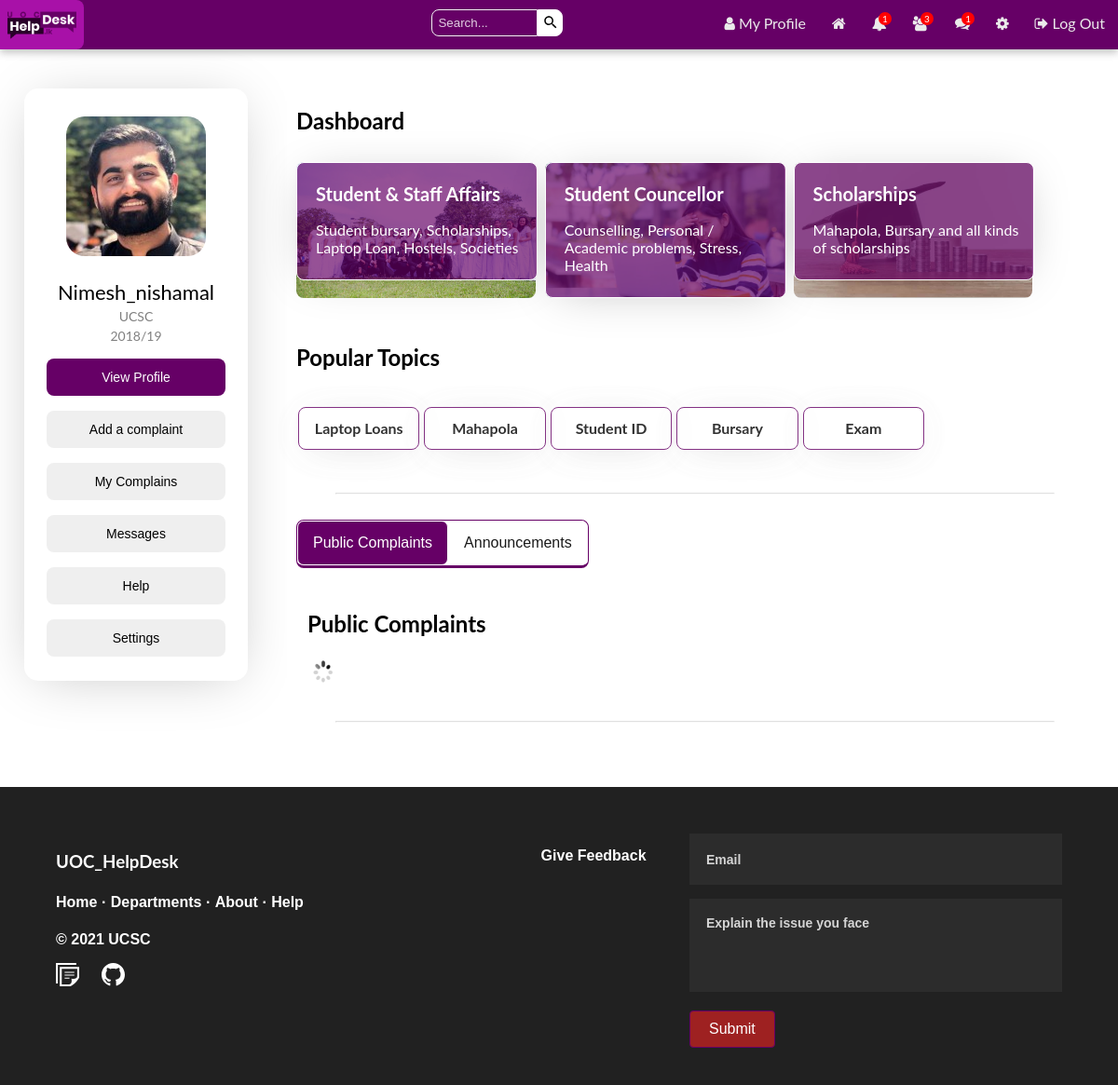
Page /app/views/studentDash.php (signed in) on the committed database.
### tables this page shows
CREATE TABLE IF NOT EXISTS `user` (
  `id` int(11) NOT NULL AUTO_INCREMENT,
  `name` varchar(255) NOT NULL,
  `email` varchar(255) NOT NULL,
  `password` varchar(255) NOT NULL,
  `created_by` datetime NOT NULL DEFAULT CURRENT_TIMESTAMP,
  `profile_pic` varchar(255) DEFAULT NULL,
  `num_posts` int(11) DEFAULT NULL,
  `num_likes` int(255) DEFAULT NULL,
  `user_closed` varchar(3) DEFAULT NULL,
  `friend_array` text,
  `user_roll` varchar(10) NOT NULL DEFAULT 'user',
  `teleNumber` int(10) DEFAULT NULL,
  `address` varchar(500) NOT NULL,
  PRIMARY KEY (`id`)
);

### app/controllers/Notification.php (called while the page is built, shortened)
<?php
class Notification{
    private $con;
    private $user_obj;
    public function __construct($con,$user)
    {
        $this->con = $con;
        $this->user_obj = new User($con,$user);
    }
    public function getUnreadNumber() {
		$userLoggedIn = $this->user_obj->getUsername();
		$query = mysqli_query($this->con, "SELECT * FROM notifications WHERE viewed='no' AND user_to='$userLoggedIn'");
		return mysqli_num_rows($query);
	}
}
?>

### app/controllers/User.php (called while the page is built, shortened)
<?php
class User{
    private $con;
    private $user;
    public function __construct($con,$user)
    {
        $this->con = $con;
        $user_details_query = mysqli_query($con,"SELECT * FROM user WHERE name='$user'");
        $this->user = mysqli_fetch_array($user_details_query);
    }
    public function getUserName(){
        return $this->user['name'];
    }
    public function getUserEmail(){
        return $this->user['email'];
    }
    public function getNumberOfFriendRequests() {
		$username = $this->user['name'];
		$query = mysqli_query($this->con, "SELECT * FROM friend_requests WHERE user_to='$username'");
		return mysqli_num_rows($query);
	}
    public function getFaculty(){
        $userFacultyIs = $this->getUserEmail();
        $userFacultyIs = explode( '@', $userFacultyIs );
        $userFaculty = array_pop($userFacultyIs);
        if($userFaculty=='stu.fos.cmb.ac.lk') {
            $userFaculty = 'FOS';
        }
        elseif($userFaculty=='stu.foa.cmb.ac.lk') {
            $userFaculty = 'FOA';
        }
        elseif($userFaculty=='stu.ucsc.cmb.ac.lk') {
            $userFaculty = 'UCSC';
        }
        elseif($userFaculty=='stu.fmf.cmb.ac.lk') {
            $userFaculty = 'FMF';
        }
        elseif($userFaculty=='stu.science.cmb.ac.lk') {
            $userFaculty = 'SCIENCE';
        }
        elseif($userFaculty=='stu.stat.cmb.ac.lk') {
            $userFaculty = 'STAT';
        }
        elseif($userFaculty=='stu.ssp.cmb.ac.lk') {
            $userFaculty = 'SSP';
        }
        else{
            $userFaculty = "No Faculty";
        }
        return $userFaculty;
    }
}
?>

### app/controllers/Message.php (called while the page is built, shortened)
<?php
class Message{
    private $con;
    private $user_obj;
    public function __construct($con,$user)
    {
        $this->con = $con;
        $this->user_obj = new User($con,$user);
    }
    public function getUnreadNumber() {
		$userLoggedIn = $this->user_obj->getUsername();
		$query = mysqli_query($this->con, "SELECT * FROM messages WHERE viewed='no' AND user_to='$userLoggedIn'");
		return mysqli_num_rows($query);
	}
}
?>

### app/helpers/headerIn.php (the view, shortened to what this page needs)
<?php
    require '../modules/connect.php';
    require '../controllers/User.php';
    require '../controllers/Message.php';
    require '../controllers/Notification.php';
    include '../controllers/login.php';
    require '../views/complain.php';
    if(isset($_SESSION['name'])){
        $userLoggedIn = $_SESSION['name'];
    }
    else{
        header("Location:../views/register.php");
    }
?>
<!DOCTYPE html>
    <head>
        <link rel="stylesheet" href="https://cdnjs.cloudflare.com/ajax/libs/font-awesome/4.7.0/css/font-awesome.min.css">
        <link rel="stylesheet" type="text/css" href="../../public/css/temp.css">
        <link rel="stylesheet" href="../../public/css/style.css">
    </head>
    <body>
    <?php
        $messages = new Message($con, $userLoggedIn);
        $num_messages = $messages->getUnreadNumber();
        $notifications = new Notification($con, $userLoggedIn);
        $num_notifications = $notifications->getUnreadNumber();
        $user_obj = new User($con, $userLoggedIn);
        $num_requests = $user_obj->getNumberOfFriendRequests();
	?>
    <div class="navbar" id="navbar" style="padding:0">
        <a href="../views/studentDash.php" class="link" style="float:left; padding:0; position:inline">
            <img src="../../public/img/logo/landscape.png" style="width:90px; height:50px">
        </a>
            <a href="../views/logout.php" class="nav-label"><i class="fa fa-sign-out" aria-hidden="true"></i> Log Out </a>
            <a href="../views/settings.php" class="nav-label"><i class="fa fa-cog" aria-hidden="true"></i><span class="nav-label">&nbsp Settings</span></a>
            <a href="javascript:void(0);" onclick="getDropdownData('<?php echo $userLoggedIn; ?>', 'message')" class="nav-label">
            <i class="fa fa-comments" aria-hidden="true"></i>
            <?php
                    if($num_messages > 0)
                    echo '<div class="badge" id="unread_messages">' . $num_messages . '</div>';
                ?>
            </a>
            <a href="../views/requests.php" class="nav-label">
                <i class="fa fa-users" aria-hidden="true"></i>
                <?php
                    if($num_requests > 0)
                    echo '<div class="badge" id="unread_requests">' . $num_requests . '</div>';
                ?>
            </a>
            <a href="javascript:void(0);" onclick="getDropdownData('<?php echo $userLoggedIn; ?>', 'notification')" class="nav-label">
                <i class="fa fa-bell" aria-hidden="true"></i>
                <?php
                    if($num_notifications > 0)
                        echo '<div span class="badge" id="unread_notification">' . $num_notifications . '</div>';
                ?>
            </a>
            <?php
            global $userType;
            if(!isset($userType))
            {
                if($userType==1)
                {
                    echo '<a href="../views/staffHome.php" class="nav-label">
                    <i class="fa fa-home" aria-hidden="true"></i>
                    <span class="nav-label">Home</span>';
                }
                else
                {
                    echo '<a href="../views/studentDash.php" class="nav-label">
                    <i class="fa fa-home" aria-hidden="true"></i>
                    <span class="nav-label">Home</span>';
                }
            }
            else
                {
                    echo '<a href="../views/studentDash.php" class="nav-label">
                    <i class="fa fa-home" aria-hidden="true"></i>
                    <span class="nav-label">Home</span>';
                }
            ?>
            <a href= "<?php echo $userLoggedIn; ?>" class="nav-label"><i class="fa fa-user" aria-hidden="true"></i>&nbspMy Profile</a>
            <div class="search">
                <form action="search.php" method="GET" name="search_form">
                    <input type="text" onkeyup="getLiveSearchUsers(this.value, '<?php echo $userLoggedIn; ?>')" name="q" placeholder="Search..." autocomplete="off" id="search_text_input">
                    <div class="button_holder">
                        <img src="../../public/img/icons/search.svg">
                    </div>
                </form>
		    </div>
        </div>

### app/views/pplCard.php
<div class="card">
	<img src="<?php echo $user['profile_pic'];?>" style="border-radius:20px; margin-top:10px;">
	<p class="pplTitle"><?php echo $user['name']; ?></p>
	<p class="pplFac">
		<?php
		$ni = new User($con,$userLoggedIn);
		$ni2 = $ni->getFaculty();
		echo $ni2;
		?></p>
	<p class="pplFac">2018/19</p>
	<p><button class="pplButton pplButtonMain" onclick="location.href='<?php echo $userLoggedIn; ?>'">View Profile</button></p>
	<p><button class="pplButton" onclick="openForm()">Add a complaint</button></p>
	<p><button class="pplButton" onclick="location.href='inquiry.php';">My Complains</button></p>
	<p><button class="pplButton" onclick="location.href='messages.php';">Messages</button></p>
	<p><button class="pplButton" onclick="location.href='studentHelp.php';">Help</button></p>
	<p><button class="pplButton" onclick="location.href='settings.php';">Settings</button></p>
</div>

### public/css/temp.css (style rules this page uses)
a { text-decoration: none; color: #000; }
.search { margin: 8px 0 0 15%; width: 300px; z-index: 200; box-sizing: border-box; float: right; border-radius: 10px; padding: 0; margin-bottom:0 ; padding-bottom: 0; margin-top: 10px; }
.search #search_text_input { border: 1px solid #f0f0f0; background-color: #66006600; color: #fff; float: left; outline: 0; width: 100px; padding: 6px; border-top-right-radius: 0; border-bottom-right-radius: 0; border-top-left-radius: 8px; border-bottom-left-radius: 8px; }
::placeholder { color: white; opacity: 0.8 }
.button_holder { background-color: #fff; border: 1px solid #ffffff; cursor: pointer; float: left; height: 1.7em; text-align: center; width:25px; border-top-right-radius: 8px; border-bottom-right-radius: 8px; }
.button_holder img { margin-top: 4px; width: 18px; }

### public/css/style.css (style rules this page uses)
html, body { height: 100%; margin: 0px; top:0; }
.card { box-shadow: 0 5px 60px -14px rgba(0, 0, 0, 0.25); width: auto; margin: auto; text-align: center; border-radius: 15px; padding-top:20px; padding-bottom: 10px; }
.pplTitle { color: black; font-size: 22px; margin-bottom: 2px; }
.pplFac { color: grey; font-size: 14px; margin-top: 4px; margin-bottom: 4px; }
.pplButton { width: 80%; height: 40px; font-size: 14px; border: none; border-radius: 8px; }
.pplButtonMain { background-color: #660066; color:white; }
.staffCard button:hover, { background-color: #9b9b9b; opacity: 1; }
.navbar { overflow: hidden; background-color: #660066; box-shadow: 0 4px 8px 0 #c7c7c7; padding-top: 5px; padding-bottom: 0px; z-index: 10; }
.nav-label { margin-top: 5px; font-size: 10px; position: relative; float: right; color: #ebebeb; text-align: center; padding: 10px 14px 10px 14px; text-decoration: none; font-size: 16px; }
.nav-label .badge { position: absolute; top: 20%; right: 20%; padding: 1px 4px; border-radius: 50%; background-color: #ff0000; color: white; font-size: 10px; box-shadow: 1px black; }

### app/helpers/headerIn.php (style rules this page uses)
body,h1,h2,h3,h4,h5,h6 { font-family: "Lato", sans-serif }
.w3-bar,h1,button { font-family: "Montserrat", sans-serif }

### rows in the picture
user: profile_pic (picture), name "Nimesh_nishamal"

### other values in the picture
$num_messages "1"
$num_requests "3"
$num_notifications "1"
$ni2 "UCSC"
